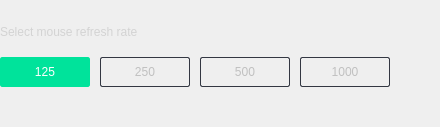
             <widget class="QWidget" name="page_4_1">
              <layout class="QGridLayout" name="gridLayout_10">
               <property name="leftMargin">
                <number>0</number>
               </property>
               <property name="topMargin">
                <number>25</number>
               </property>
               <property name="rightMargin">
                <number>0</number>
               </property>
               <property name="bottomMargin">
                <number>0</number>
               </property>
               <property name="horizontalSpacing">
                <number>10</number>
               </property>
               <property name="verticalSpacing">
                <number>18</number>
               </property>
               <item row="1" column="2">
                <widget class="QPushButton" name="pshBttn_rfrsh_rate_500">
                 <property name="minimumSize">
                  <size>
                   <width>90</width>
                   <height>30</height>
                  </size>
                 </property>
                 <property name="maximumSize">
                  <size>
                   <width>90</width>
                   <height>30</height>
                  </size>
                 </property>
                 <property name="font">
                  <font>
                   <family>Tahoma</family>
                   <pointsize>9</pointsize>
                   <stylestrategy>PreferAntialias</stylestrategy>
                  </font>
                 </property>
                 <property name="focusPolicy">
                  <enum>Qt::NoFocus</enum>
                 </property>
                 <property name="styleSheet">
                  <string notr="true">QPushButton {
	background-color: transparent;
	color: silver;
	padding: 5px 5px;
	border-color: #333742;
	border-style: solid;
	border-width: 1px;
	border-radius: 2px;
}
QPushButton:checked {
	background-color: #00E39B;
	color: white;
	border-color: #00E39B;
}
QPushButton:pressed {
	background-color: #00E39B;
	color: white;
	border-color: #00E39B;
}
QPushButton:disabled {
	color: #454950;
	border-color: #2b3139;
}
QPushButton:hover {
	border-color: #494d55;
}
QPushButton:checked:hover {
	background-color: #00E39B;
	color: white;
	border-color: #00E39B;
}
QPushButton:pressed:hover {
	background-color: #00E39B;
	color: white;
	border-color: #00E39B;
}
QPushButton:focus {
   outline: none;
}</string>
                 </property>
                 <property name="text">
                  <string notr="true">500</string>
                 </property>
                 <property name="checkable">
                  <bool>true</bool>
                 </property>
                 <property name="autoExclusive">
                  <bool>true</bool>
                 </property>
                </widget>
               </item>
               <item row="1" column="0">
                <widget class="QPushButton" name="pshBttn_rfrsh_rate_125">
                 <property name="minimumSize">
                  <size>
                   <width>90</width>
                   <height>30</height>
                  </size>
                 </property>
                 <property name="maximumSize">
                  <size>
                   <width>90</width>
                   <height>30</height>
                  </size>
                 </property>
                 <property name="font">
                  <font>
                   <family>Tahoma</family>
                   <pointsize>9</pointsize>
                   <stylestrategy>PreferAntialias</stylestrategy>
                  </font>
                 </property>
                 <property name="focusPolicy">
                  <enum>Qt::NoFocus</enum>
                 </property>
                 <property name="styleSheet">
                  <string notr="true">QPushButton {
	background-color: transparent;
	color: silver;
	padding: 5px 5px;
	border-color: #333742;
	border-style: solid;
	border-width: 1px;
	border-radius: 2px;
}
QPushButton:checked {
	background-color: #00E39B;
	color: white;
	border-color: #00E39B;
}
QPushButton:pressed {
	background-color: #00E39B;
	color: white;
	border-color: #00E39B;
}
QPushButton:disabled {
	color: #454950;
	border-color: #2b3139;
}
QPushButton:hover {
	border-color: #494d55;
}
QPushButton:checked:hover {
	background-color: #00E39B;
	color: white;
	border-color: #00E39B;
}
QPushButton:pressed:hover {
	background-color: #00E39B;
	color: white;
	border-color: #00E39B;
}
QPushButton:focus {
   outline: none;
}</string>
                 </property>
                 <property name="text">
                  <string notr="true">125</string>
                 </property>
                 <property name="checkable">
                  <bool>true</bool>
                 </property>
                 <property name="checked">
                  <bool>true</bool>
                 </property>
                 <property name="autoExclusive">
                  <bool>true</bool>
                 </property>
                </widget>
               </item>
               <item row="1" column="1">
                <widget class="QPushButton" name="pshBttn_rfrsh_rate_250">
                 <property name="minimumSize">
                  <size>
                   <width>90</width>
                   <height>30</height>
                  </size>
                 </property>
                 <property name="maximumSize">
                  <size>
                   <width>90</width>
                   <height>30</height>
                  </size>
                 </property>
                 <property name="font">
                  <font>
                   <family>Tahoma</family>
                   <pointsize>9</pointsize>
                   <stylestrategy>PreferAntialias</stylestrategy>
                  </font>
                 </property>
                 <property name="focusPolicy">
                  <enum>Qt::NoFocus</enum>
                 </property>
                 <property name="styleSheet">
                  <string notr="true">QPushButton {
	background-color: transparent;
	color: silver;
	padding: 5px 5px;
	border-color: #333742;
	border-style: solid;
	border-width: 1px;
	border-radius: 2px;
}
QPushButton:checked {
	background-color: #00E39B;
	color: white;
	border-color: #00E39B;
}
QPushButton:pressed {
	background-color: #00E39B;
	color: white;
	border-color: #00E39B;
}
QPushButton:disabled {
	color: #454950;
	border-color: #2b3139;
}
QPushButton:hover {
	border-color: #494d55;
}
QPushButton:checked:hover {
	background-color: #00E39B;
	color: white;
	border-color: #00E39B;
}
QPushButton:pressed:hover {
	background-color: #00E39B;
	color: white;
	border-color: #00E39B;
}
QPushButton:focus {
   outline: none;
}</string>
                 </property>
                 <property name="text">
                  <string notr="true">250</string>
                 </property>
                 <property name="checkable">
                  <bool>true</bool>
                 </property>
                 <property name="autoExclusive">
                  <bool>true</bool>
                 </property>
                </widget>
               </item>
               <item row="1" column="4">
                <spacer name="horizontalSpacer_2">
                 <property name="orientation">
                  <enum>Qt::Horizontal</enum>
                 </property>
                 <property name="sizeHint" stdset="0">
                  <size>
                   <width>40</width>
                   <height>20</height>
                  </size>
                 </property>
                </spacer>
               </item>
               <item row="1" column="3">
                <widget class="QPushButton" name="pshBttn_rfrsh_rate_1000">
                 <property name="minimumSize">
                  <size>
                   <width>90</width>
                   <height>30</height>
                  </size>
                 </property>
                 <property name="maximumSize">
                  <size>
                   <width>90</width>
                   <height>30</height>
                  </size>
                 </property>
                 <property name="font">
                  <font>
                   <family>Tahoma</family>
                   <pointsize>9</pointsize>
                   <stylestrategy>PreferAntialias</stylestrategy>
                  </font>
                 </property>
                 <property name="focusPolicy">
                  <enum>Qt::NoFocus</enum>
                 </property>
                 <property name="styleSheet">
                  <string notr="true">QPushButton {
	background-color: transparent;
	color: silver;
	padding: 5px 5px;
	border-color: #333742;
	border-style: solid;
	border-width: 1px;
	border-radius: 2px;
}
QPushButton:checked {
	background-color: #00E39B;
	color: white;
	border-color: #00E39B;
}
QPushButton:pressed {
	background-color: #00E39B;
	color: white;
	border-color: #00E39B;
}
QPushButton:disabled {
	color: #454950;
	border-color: #2b3139;
}
QPushButton:hover {
	border-color: #494d55;
}
QPushButton:checked:hover {
	background-color: #00E39B;
	color: white;
	border-color: #00E39B;
}
QPushButton:pressed:hover {
	background-color: #00E39B;
	color: white;
	border-color: #00E39B;
}
QPushButton:focus {
   outline: none;
}</string>
                 </property>
                 <property name="text">
                  <string notr="true">1000</string>
                 </property>
                 <property name="checkable">
                  <bool>true</bool>
                 </property>
                 <property name="autoExclusive">
                  <bool>true</bool>
                 </property>
                </widget>
               </item>
               <item row="2" column="0" colspan="5">
                <spacer name="verticalSpacer_6">
                 <property name="orientation">
                  <enum>Qt::Vertical</enum>
                 </property>
                 <property name="sizeHint" stdset="0">
                  <size>
                   <width>20</width>
                   <height>40</height>
                  </size>
                 </property>
                </spacer>
               </item>
               <item row="0" column="0" colspan="5">
                <widget class="QLabel" name="lbl_slct_mouse_rfrsh_rate">
                 <property name="minimumSize">
                  <size>
                   <width>0</width>
                   <height>0</height>
                  </size>
                 </property>
                 <property name="maximumSize">
                  <size>
                   <width>16777215</width>
                   <height>16777215</height>
                  </size>
                 </property>
                 <property name="font">
                  <font>
                   <family>Tahoma</family>
                   <pointsize>9</pointsize>
                   <stylestrategy>PreferAntialias</stylestrategy>
                   <kerning>true</kerning>
                  </font>
                 </property>
                 <property name="styleSheet">
                  <string notr="true">color: lightgrey;</string>
                 </property>
                 <property name="text">
                  <string>Select mouse refresh rate</string>
                 </property>
                </widget>
               </item>
              </layout>
             </widget>
